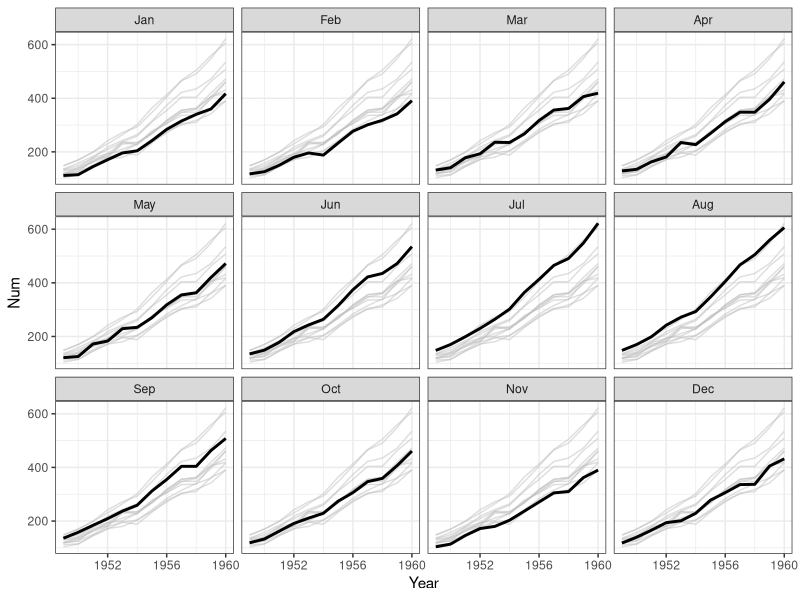
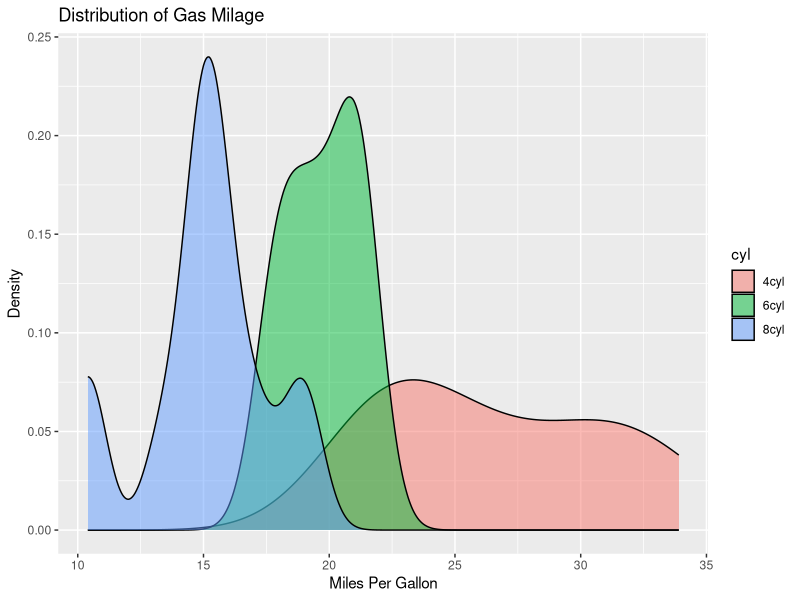
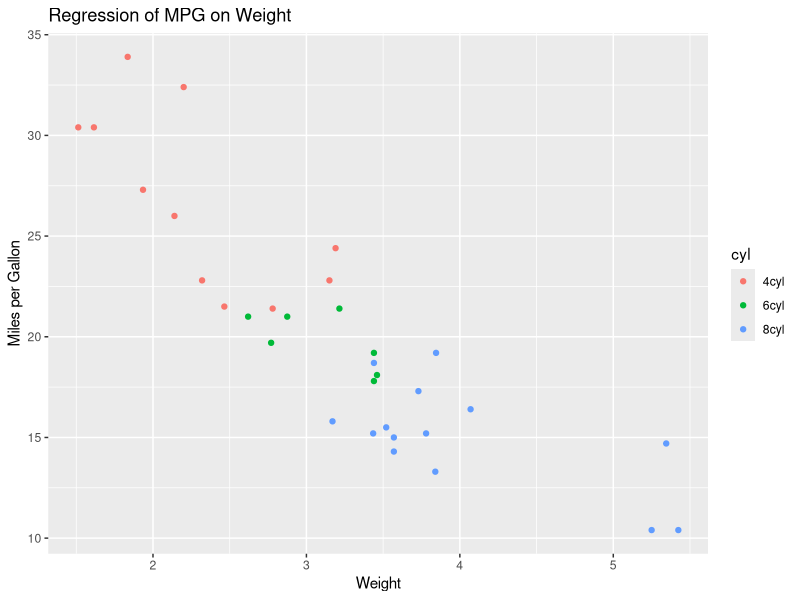
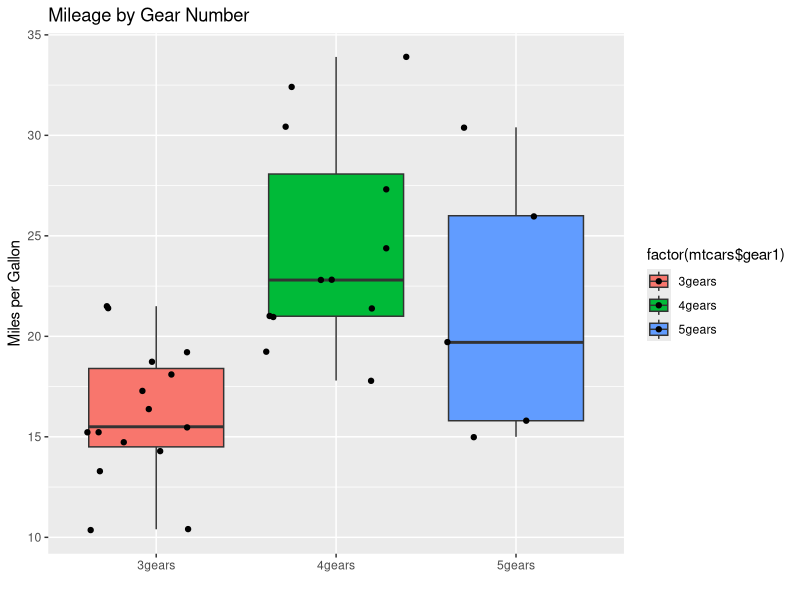

These figures' R source, in order:
## ---- chunk 1
   library(ggplot2) #loading ggplot2 library
   data1 <- data.frame(Year = c(floor(time(AirPassengers))), #obtained year info
                       Month = c(cycle(AirPassengers)), #obtained month infor
                       Num = c(AirPassengers)) #obtained each month numbers of Passergers
   data1$Month <- factor(data1$Month)
   levels(data1$Month) <- month.abb #Converting month numbers to names as string
   referencelines <- data1 #Draw reference lines
   colnames(referencelines)[2] <- "groupVar" 
   ggplot(data1, aes(x = Year, y = Num))+ #input and indicate two dimension
   geom_line(data = referencelines,  # Plotting the "underlayer"
             aes(x = Year, y = Num, group = groupVar),
             colour = "GRAY", alpha = 1/2, size = 1/2)+ 
   geom_line(size = 1)+ #Plotting the ""overlayer
   facet_wrap(~ Month)+ 
   theme_bw() #balck and white theme
## ---- chunk 2
   library(ggplot2) 
   data(mtcars)
   mtcars$gear1 <- factor(mtcars$gear,levels=c(3,4,5),
  	                     labels=c("3gears","4gears","5gears")) #factor the gear column of dataset
   mtcars$am <- factor(mtcars$am,levels=c(0,1),
  	                   labels=c("Automatic","Manual")) #factor the am column
   mtcars$cyl <- factor(mtcars$cyl,levels=c(4,6,8),
                        labels=c("4cyl","6cyl","8cyl")) #factor the cyl column

   # plot gas milage based on different gears
   qplot(mpg, #object to describe
         data=mtcars, #datasource
         geom="density", #plot type as desity
         fill=cyl, #filled by cyl
         alpha=I(.5), #transperancy level
         main="Distribution of Gas Milage", #Title
         xlab="Miles Per Gallon", #x-axis name
         ylab="Density") #y-axis name
## ---- chunk 3
   library(ggplot2)
   qplot(wt, #independent variabble 
         mpg, #dependent variable
         data=mtcars, #datasource
         color=cyl, #treat by different cyl numbers
         main="Regression of MPG on Weight", #graph title
         xlab="Weight", #x-axis title
         ylab="Miles per Gallon") #y-axis title
## ---- chunk 4
   library(ggplot2)
   qplot(mtcars$gear1, #independent variable
         mtcars$mpg, #dependent variable
         data=mtcars, #dataset
         geom=c("boxplot","jitter"), #use boxplot and jitter
         fill=factor(mtcars$gear1), #different by gears
         main="Mileage by Gear Number", #graph title
         xlab="", 
         ylab="Miles per Gallon") #y-axis title
